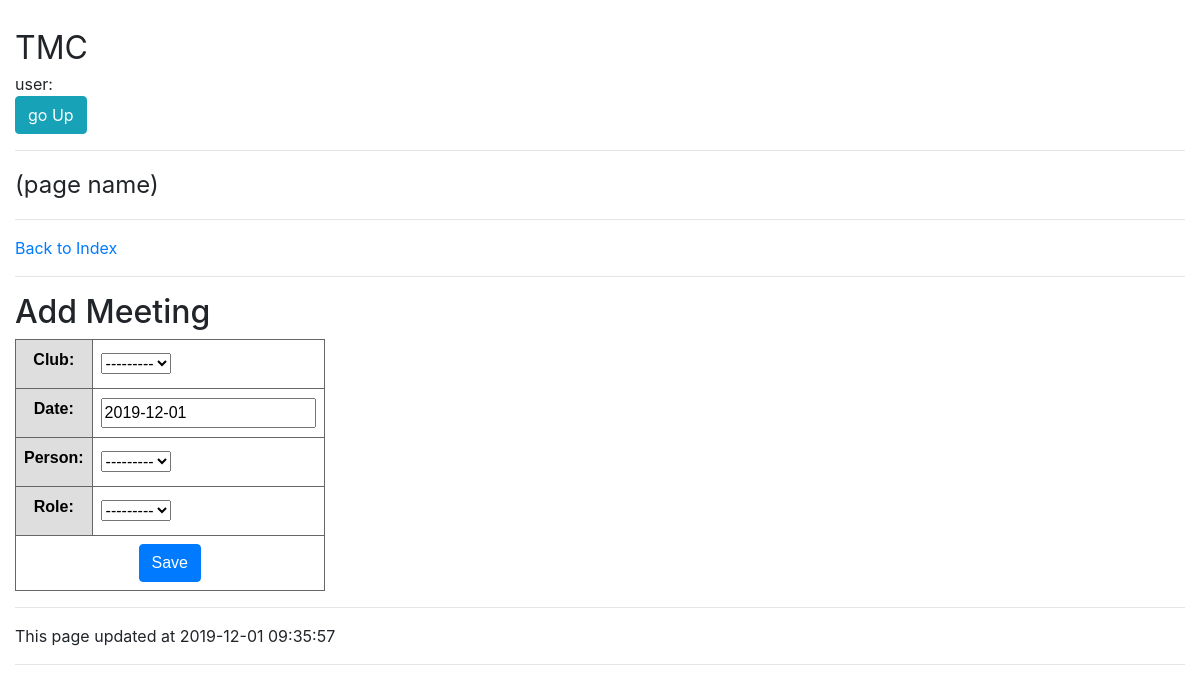
The page /add_meeting/ on the database as committed earlier.
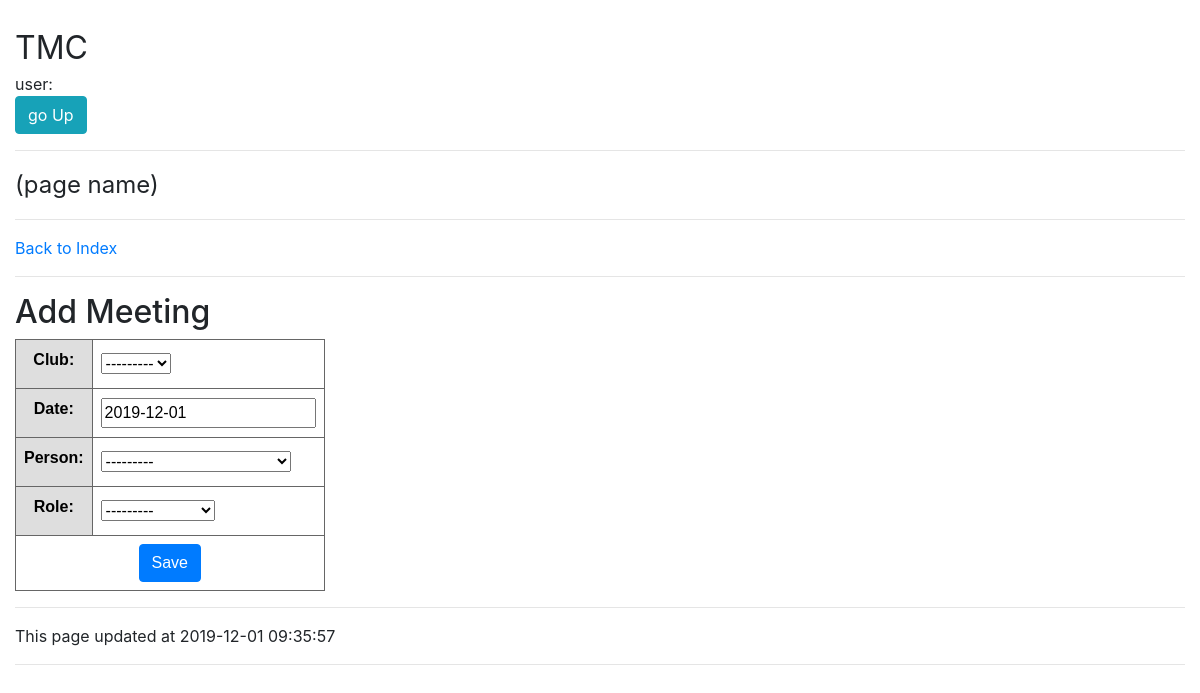
The same page on the database as committed later.
### clubs/models.py (models this page shows)
class Person(models.Model):
    club = models.ForeignKey(Club, on_delete=models.CASCADE,default=1)
    name = models.CharField(max_length=32) # allow same shortname
    fullname = models.CharField(max_length=100) # but not fullname
    is_member = models.BooleanField('Is Member ', default=False)
    member_since = models.DateField('Member Since', null=True, blank=True)
    note = models.CharField(max_length=100, null=True, blank=True) # but not fullname
    def __str__(self):
        if self.is_member:
            return self.name +" *"+" ["+self.club.name +"]"
        return self.name +" ["+self.club.name +"]"
    class Meta:
        ordering=['club','name']
        unique_together = ( 'club','name')

### clubs/views.py (the view)
# urls.py: path('add_meeting/', views.add_meeting, name='add_meeting'),
def add_meeting(request):
    if request.method == 'POST':
        form = MeetingForm(request.POST)
        if form.is_valid():
            post = form.save(commit=False)
            post.save()
            return redirect('/meeting_detail/'+str(post.pk)+"/")
        else:
            print('POST but not valid...')
            context = {'form': form}
            return render(request,getHtml('add_meeting') , context)
    else:
        form = MeetingForm()
        context = {'form': form}
        return render(request,getHtml('add_meeting') , context)

### clubs/forms.py
class MeetingForm(forms.ModelForm):
    class Meta:
        model = Meeting
        fields = ('club','date1','person','role2')

### clubs/models.py (called while the page is built)
    def __str__(self):
        return self.name

    def __str__(self):
        return self.name

### clubs/views.py (called while the page is built)
def getHtml(html):
    return app+'/'+html+'.html'

### clubs/templates/clubs/add_meeting.html (shortened to what this page needs)
{% extends 'clubs/base.html' %}
{% load static %}
{% block content %}
<a href='../'>Back to Index</a>
<hr>
<h2>Add Meeting {{ key.obj.name}}</h2>
<table class='gridtable'>
<form method="POST" class="post-form" >
    {{ form.as_table }}
<tr><td colspan='2' align='center'><button type="submit" class="save btn btn-primary">Save</button></td></tr>
</form>
</table>
{% endblock %}

Rows that differ between the two databases and show on the page:
added Person: club "---------"
Other text that changed with them:
form field club: "---------" → (not shown)
